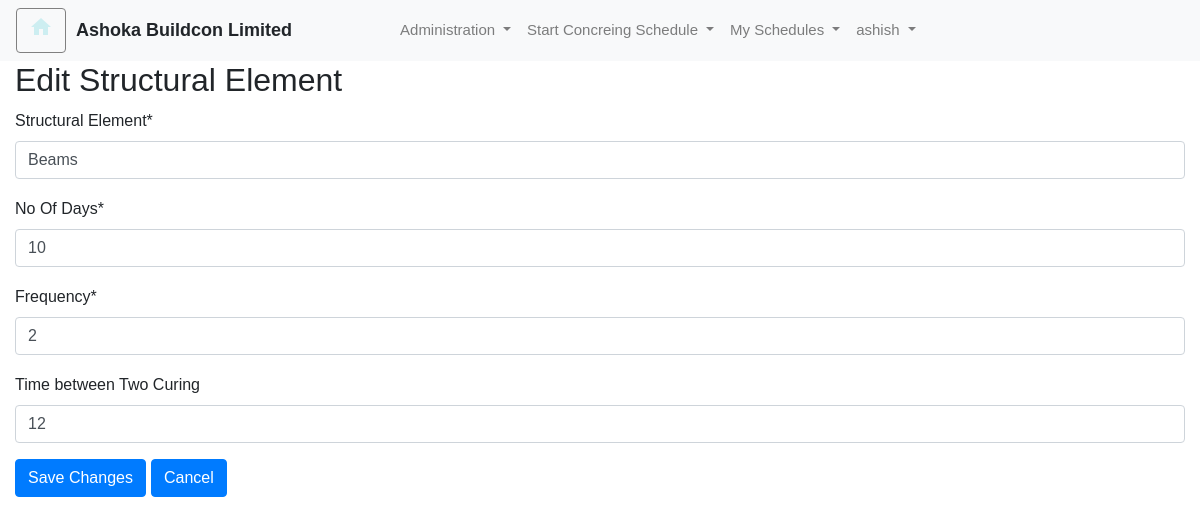
Screenshot of /edit_structural_element/1/ (signed in) with the database file from the repository.
### curingapp/models.py (models this page shows, shortened)
class CustomUser(AbstractUser):
     User_ID = models.AutoField(primary_key=True)
     username = models.CharField(max_length=100,unique=True)
     email=models.CharField(max_length=50)
     Contact_no= models.CharField(max_length=15)
     Project=models.ForeignKey(Project_Master, on_delete=models.CASCADE)
     Site=models.ForeignKey(Site_Master, on_delete=models.CASCADE)
     is_user = models.BooleanField(default=False)
     is_Administrator = models.BooleanField(default=False)

class Structural_Element(models.Model):
    Structural_Element_ID = models.AutoField(primary_key=True)
    Structural_Element = models.CharField(max_length=100)
    No_Of_Days=models.IntegerField()
    Frequency=models.IntegerField()
    Time_Bet_TwoCuring=models.IntegerField(null=True,blank=True)

### curingapp/views.py (the view)
# urls.py: path('edit_structural_element/<int:element_id>/', views.edit_structural_element, name='edit_structural_element'),
@login_required(login_url="/loginuser/")
def edit_structural_element(request, element_id):
    element = get_object_or_404(Structural_Element, Structural_Element_ID=element_id)
    if request.method == 'POST':
        form = StructuralElementForm(request.POST, instance=element)
        if form.is_valid():
            form.save()
            messages.success(request, 'Structural Element updated successfully.')
            return redirect('create_structural_element')  # Redirect to the home page after successful edit
    else:
        form = StructuralElementForm(instance=element)
    variables = {
        'page_title': 'Edit Structural Element',
        'username': request.user.get_full_name(),
        'isActive': request.user.is_authenticated,
        'isSuperUser': request.user.is_superuser,
        'app_title': 'Document Inbox',
        'isForm': True,
        'isHomePage': False,
        'customer_name': 'Ashoka Buildcon Limited',
        'form': form,
        'element_id': element_id,
        'isAdmin':request.user.is_Administrator,
    }
    return render(request, 'curingapp/edit_element.html', variables)

### curingapp/forms.py
class StructuralElementForm(forms.ModelForm):
    class Meta:
        model = Structural_Element
        fields = ['Structural_Element', 'No_Of_Days', 'Frequency', 'Time_Bet_TwoCuring']
        labels = {
            'Time_Bet_TwoCuring': 'Time between Two Curing',
        }

### curingapp/templates/curingapp/edit_element.html (shortened to what this page needs)
{% extends "curingapp/base.html" %}
{% load crispy_forms_tags %}
{% block formcontent %}
{% if isAdmin %}
<h2>Edit Structural Element</h2>
<form method="post">
  {{ form|crispy }}
  <button type="submit" class="btn btn-primary">Save Changes</button>
  <a href="{% url 'home' %}" class="btn btn-primary">Cancel</a>
</form>
{% else %}
<p>You are not Authorized</p>
{% endif %}
{% endblock %}

### curingapp/templates/curingapp/base.html (shortened to what this page needs)
{% load static %}
<!DOCTYPE html>
<html>
<head>
    <link rel="stylesheet" href="https://maxcdn.bootstrapcdn.com/bootstrap/4.5.2/css/bootstrap.min.css">
    <link rel="stylesheet" href="{% static 'curingapp/css/styles.css' %}" type="text/css">
    <link rel="stylesheet" href="{% static 'curingapp/css/custom.css' %}" type="text/css">
</head>
<body>
    {% if isActive%}
    <nav class="navbar navbar-expand-md navbar-light bg-light">
        <div class="float-right" id="usercmds">
            <a class="btn glyphicon glyphicon-home" href="{% url 'home' %}" title="Home">
                <i class="material-icons">home</i> </a>
        </div>
        <span style="margin-left:10px;margin-right:100px;" class="companyname"><b>{{ customer_name }}</b></span>
        <div class="collapse navbar-collapse" id="collapse_target">
            <ul class="navbar-nav">
                <li class="nav-item dropdown">
                    {% if isAdmin %}
                    <a class="nav-link dropdown-toggle" data-toggle="dropdown" dropdown_target="dropdown_target"
                        href="#">
                        Administration
                    </a>
                    {% endif %}
                </li>
                <li class="nav-item dropdown">
                    <a class="nav-link dropdown-toggle" data-toggle="dropdown" dropdown_target="dropdown_target"
                        href="#">
                        Start Concreing Schedule
                    </a>
                </li>
                <li class="nav-item dropdown">
                    <a class="nav-link dropdown-toggle" data-toggle="dropdown" dropdown_target="dropdown_target"
                        href="#">
                        My Schedules
                    </a>
                </li>
                <li class="nav-item dropdown">
                    <a class="nav-link dropdown-toggle" data-toggle="dropdown" dropdown_target="dropdown_target"
                        href="#">
                        {{request.user.username}}
                    </a>
                </li>
        </div>
    </nav>
    <div class="shadow-lg container-fluid">
        {% block formcontent %}
        {% endblock %}
        <br>
    </div>
    {% else %}
    {% block content %}
    {% endblock %}
    {% endif %}
</body>
</html>

### curingapp/static/curingapp/css/styles.css (style rules this page uses)
#usercmds a { border: thin gray solid; font-size: 15px; color: #cdeef1; float: right; }
.navbar-nav { font-size: 15px; }

### curingapp/templates/curingapp/base.html (style rules this page uses)
input { font-size: medium !important; }
button { font-size: medium !important; }
label { font-size: medium !important; }
#usercmds a { border: thin gray solid; font-size: 15px; color: #cdeef1; float: right; }
.navbar-nav { font-size: 15px; }
body { font-family: Arial, sans-serif; font-size: 18px; }

### rows the page displays
CustomUser: user.username "ashish"
Structural_Element: Structural_Element "Beams", No_Of_Days "10", Frequency "2", Time_Bet_TwoCuring "12"

### other values shown
{{ customer_name }} "Ashoka Buildcon Limited"
